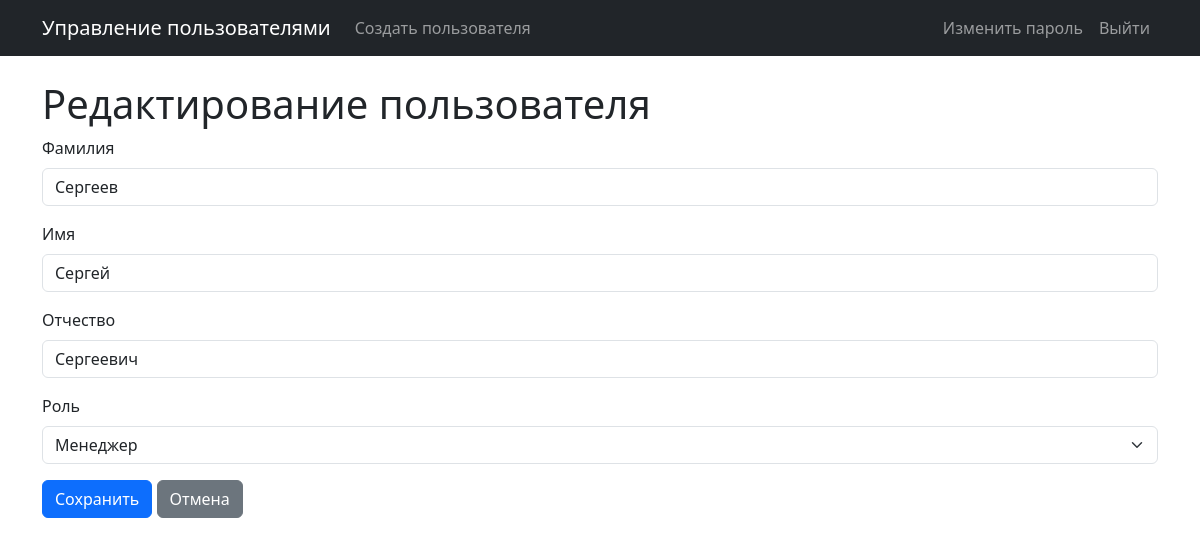
Screenshot of /user/3/edit (signed in) with the database file from the repository.
### app.py (models this page shows, shortened)
class User(UserMixin, db.Model):
    id = db.Column(db.Integer, primary_key=True)
    login = db.Column(db.String(50), unique=True, nullable=False)
    password_hash = db.Column(db.String(128), nullable=False)
    last_name = db.Column(db.String(50))
    first_name = db.Column(db.String(50), nullable=False)
    middle_name = db.Column(db.String(50))
    role_id = db.Column(db.Integer, db.ForeignKey('role.id'))
    created_at = db.Column(db.DateTime, default=datetime.utcnow)

class Role(db.Model):
    id = db.Column(db.Integer, primary_key=True)
    name = db.Column(db.String(50), nullable=False)
    description = db.Column(db.String(200))
    users = db.relationship('User', backref='role', lazy=True)

### app.py (the view, shortened to what this page needs)
@app.route('/user/<int:user_id>/edit', methods=['GET', 'POST'])
@login_required  # Требуется авторизация
def edit_user(user_id):
    user = User.query.get_or_404(user_id)
    roles = Role.query.all()
    return render_template('user_form.html', user=user, roles=roles)

### app.py (called while the page is built)
@login_manager.user_loader
def load_user(user_id):
    return User.query.get(int(user_id))

### templates/user_form.html (shortened to what this page needs)
{% extends "base.html" %}
{% block content %}
<h1>{% if user %}Редактирование{% else %}Создание{% endif %} пользователя</h1>
<form method="POST">
    <div class="mb-3">
        <label for="last_name" class="form-label">Фамилия</label>
        <input type="text" class="form-control" id="last_name" name="last_name" value="{{ user.last_name if user else last_name or '' }}">
    </div>
    <div class="mb-3">
        <label for="first_name" class="form-label">Имя</label>
        <input type="text" class="form-control" id="first_name" name="first_name" value="{{ user.first_name if user else first_name or '' }}" required>
    </div>
    <div class="mb-3">
        <label for="middle_name" class="form-label">Отчество</label>
        <input type="text" class="form-control" id="middle_name" name="middle_name" value="{{ user.middle_name if user else middle_name or '' }}">
    </div>
    <div class="mb-3">
        <label for="role_id" class="form-label">Роль</label>
        <select class="form-select" id="role_id" name="role_id">
            {% for role in roles %}
            <option value="{{ role.id }}" {% if (user and user.role_id == role.id) or (not user and role_id == role.id) %}selected{% endif %}>
                {{ role.name }}
            </option>
            {% endfor %}
        </select>
    </div>
    <button type="submit" class="btn btn-primary">Сохранить</button>
    <a href="{{ url_for('index') }}" class="btn btn-secondary">Отмена</a>
</form>
{% endblock %}

### rows the page displays
User: last_name "Сергеев", first_name "Сергей", middle_name "Сергеевич", role_id "Менеджер"
